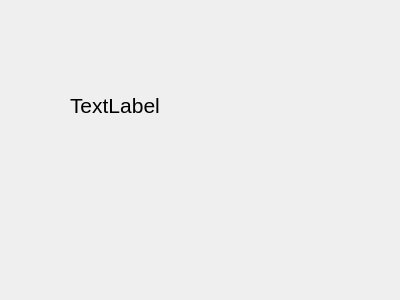
<?xml version="1.0" encoding="UTF-8"?>
<ui version="4.0">
 <class>SecondForm</class>
 <widget class="QDialog" name="SecondForm">
  <property name="geometry">
   <rect>
    <x>0</x>
    <y>0</y>
    <width>400</width>
    <height>300</height>
   </rect>
  </property>
  <property name="windowTitle">
   <string>Dialog</string>
  </property>
  <widget class="QLabel" name="labelInfo">
   <property name="geometry">
    <rect>
     <x>70</x>
     <y>80</y>
     <width>201</width>
     <height>51</height>
    </rect>
   </property>
   <property name="font">
    <font>
     <pointsize>16</pointsize>
    </font>
   </property>
   <property name="text">
    <string>TextLabel</string>
   </property>
  </widget>
 </widget>
 <resources/>
 <connections/>
</ui>
